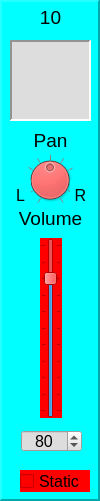
    <widget class="QFrame" name="frame_MidiMixer_Chan_10">
     <property name="geometry">
      <rect>
       <x>120</x>
       <y>10</y>
       <width>100</width>
       <height>501</height>
      </rect>
     </property>
     <property name="styleSheet">
      <string notr="true">background-color: rgb(0, 255, 255);</string>
     </property>
     <property name="frameShape">
      <enum>QFrame::Panel</enum>
     </property>
     <property name="frameShadow">
      <enum>QFrame::Raised</enum>
     </property>
     <property name="lineWidth">
      <number>2</number>
     </property>
     <property name="midLineWidth">
      <number>2</number>
     </property>
     <widget class="QSlider" name="verticalSlider_MidiMixerChanVol_10">
      <property name="geometry">
       <rect>
        <x>40</x>
        <y>238</y>
        <width>22</width>
        <height>180</height>
       </rect>
      </property>
      <property name="styleSheet">
       <string notr="true">background-color: rgb(255, 0, 0);</string>
      </property>
      <property name="maximum">
       <number>100</number>
      </property>
      <property name="value">
       <number>80</number>
      </property>
      <property name="orientation">
       <enum>Qt::Vertical</enum>
      </property>
      <property name="tickPosition">
       <enum>QSlider::TicksBothSides</enum>
      </property>
      <property name="tickInterval">
       <number>10</number>
      </property>
     </widget>
     <widget class="QDial" name="dial_MidiMixerChanPan_10">
      <property name="geometry">
       <rect>
        <x>25</x>
        <y>148</y>
        <width>50</width>
        <height>64</height>
       </rect>
      </property>
      <property name="styleSheet">
       <string notr="true">background-color: rgb(255, 0, 0);</string>
      </property>
      <property name="minimum">
       <number>-50</number>
      </property>
      <property name="maximum">
       <number>50</number>
      </property>
      <property name="notchTarget">
       <double>10.000000000000000</double>
      </property>
      <property name="notchesVisible">
       <bool>true</bool>
      </property>
     </widget>
     <widget class="QLabel" name="label_28">
      <property name="geometry">
       <rect>
        <x>27</x>
        <y>130</y>
        <width>47</width>
        <height>21</height>
       </rect>
      </property>
      <property name="font">
       <font>
        <pointsize>14</pointsize>
       </font>
      </property>
      <property name="text">
       <string>Pan</string>
      </property>
      <property name="alignment">
       <set>Qt::AlignCenter</set>
      </property>
     </widget>
     <widget class="QLabel" name="label_29">
      <property name="geometry">
       <rect>
        <x>10</x>
        <y>208</y>
        <width>81</width>
        <height>21</height>
       </rect>
      </property>
      <property name="font">
       <font>
        <pointsize>14</pointsize>
       </font>
      </property>
      <property name="text">
       <string>Volume</string>
      </property>
      <property name="alignment">
       <set>Qt::AlignCenter</set>
      </property>
     </widget>
     <widget class="QSpinBox" name="spinBox_MidiMixerChanVol_10">
      <property name="geometry">
       <rect>
        <x>21</x>
        <y>430</y>
        <width>61</width>
        <height>22</height>
       </rect>
      </property>
      <property name="font">
       <font>
        <pointsize>12</pointsize>
       </font>
      </property>
      <property name="styleSheet">
       <string notr="true">background-color: rgb(221, 221, 221);</string>
      </property>
      <property name="alignment">
       <set>Qt::AlignCenter</set>
      </property>
      <property name="maximum">
       <number>100</number>
      </property>
      <property name="value">
       <number>80</number>
      </property>
     </widget>
     <widget class="QLabel" name="label_30">
      <property name="geometry">
       <rect>
        <x>30</x>
        <y>5</y>
        <width>41</width>
        <height>25</height>
       </rect>
      </property>
      <property name="font">
       <font>
        <pointsize>14</pointsize>
       </font>
      </property>
      <property name="text">
       <string>10</string>
      </property>
      <property name="alignment">
       <set>Qt::AlignCenter</set>
      </property>
     </widget>
     <widget class="QTextEdit" name="textEdit_MidiMixerChanText_10">
      <property name="geometry">
       <rect>
        <x>10</x>
        <y>40</y>
        <width>81</width>
        <height>81</height>
       </rect>
      </property>
      <property name="styleSheet">
       <string notr="true">background-color: rgb(221, 221, 221);</string>
      </property>
      <property name="frameShape">
       <enum>QFrame::Panel</enum>
      </property>
      <property name="lineWidth">
       <number>2</number>
      </property>
      <property name="midLineWidth">
       <number>2</number>
      </property>
      <property name="readOnly">
       <bool>true</bool>
      </property>
     </widget>
     <widget class="QLabel" name="label_67">
      <property name="geometry">
       <rect>
        <x>70</x>
        <y>180</y>
        <width>21</width>
        <height>31</height>
       </rect>
      </property>
      <property name="font">
       <font>
        <pointsize>12</pointsize>
       </font>
      </property>
      <property name="text">
       <string>R</string>
      </property>
      <property name="alignment">
       <set>Qt::AlignCenter</set>
      </property>
     </widget>
     <widget class="QLabel" name="label_68">
      <property name="geometry">
       <rect>
        <x>10</x>
        <y>180</y>
        <width>21</width>
        <height>31</height>
       </rect>
      </property>
      <property name="font">
       <font>
        <pointsize>12</pointsize>
       </font>
      </property>
      <property name="text">
       <string>L</string>
      </property>
      <property name="alignment">
       <set>Qt::AlignCenter</set>
      </property>
     </widget>
     <widget class="QCheckBox" name="checkBox_MidiMixerChanStaticVol_10">
      <property name="geometry">
       <rect>
        <x>20</x>
        <y>470</y>
        <width>70</width>
        <height>22</height>
       </rect>
      </property>
      <property name="font">
       <font>
        <pointsize>12</pointsize>
       </font>
      </property>
      <property name="styleSheet">
       <string notr="true">background-color: rgb(255, 0, 0);</string>
      </property>
      <property name="text">
       <string>Static</string>
      </property>
     </widget>
    </widget>
